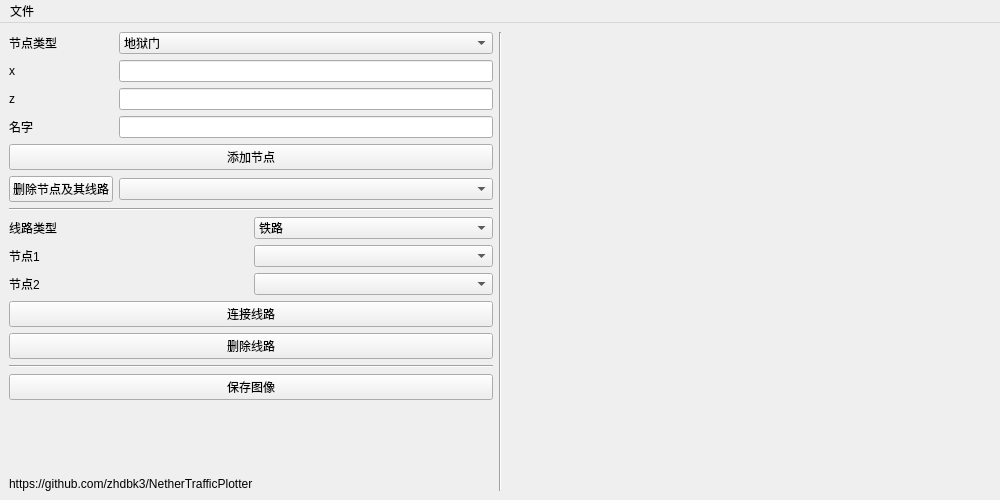
<?xml version="1.0" encoding="UTF-8"?>
<ui version="4.0">
 <class>MainWindow</class>
 <widget class="QMainWindow" name="MainWindow">
  <property name="geometry">
   <rect>
    <x>0</x>
    <y>0</y>
    <width>1000</width>
    <height>500</height>
   </rect>
  </property>
  <property name="windowTitle">
   <string>地狱交通绘图器</string>
  </property>
  <widget class="QWidget" name="centralwidget">
   <layout class="QGridLayout" name="gridLayout_4">
    <item row="0" column="0">
     <layout class="QGridLayout" name="gridLayout_3">
      <item row="2" column="0">
       <layout class="QGridLayout" name="gridLayout_2">
        <item row="0" column="0">
         <widget class="QLabel" name="label_5">
          <property name="text">
           <string>线路类型</string>
          </property>
         </widget>
        </item>
        <item row="0" column="1">
         <widget class="QComboBox" name="comboBox_way_type">
          <item>
           <property name="text">
            <string>铁路</string>
           </property>
          </item>
          <item>
           <property name="text">
            <string>冰道</string>
           </property>
          </item>
         </widget>
        </item>
        <item row="1" column="0">
         <widget class="QLabel" name="label_6">
          <property name="text">
           <string>节点1</string>
          </property>
         </widget>
        </item>
        <item row="1" column="1">
         <widget class="QComboBox" name="comboBox_node1"/>
        </item>
        <item row="2" column="0">
         <widget class="QLabel" name="label_7">
          <property name="text">
           <string>节点2</string>
          </property>
         </widget>
        </item>
        <item row="2" column="1">
         <widget class="QComboBox" name="comboBox_node2"/>
        </item>
        <item row="3" column="0" colspan="2">
         <widget class="QPushButton" name="pushButton_add_way">
          <property name="text">
           <string>连接线路</string>
          </property>
         </widget>
        </item>
        <item row="4" column="0" colspan="2">
         <widget class="QPushButton" name="pushButton_remove_way">
          <property name="text">
           <string>删除线路</string>
          </property>
         </widget>
        </item>
       </layout>
      </item>
      <item row="5" column="0">
       <spacer name="verticalSpacer">
        <property name="orientation">
         <enum>Qt::Vertical</enum>
        </property>
        <property name="sizeHint" stdset="0">
         <size>
          <width>20</width>
          <height>40</height>
         </size>
        </property>
       </spacer>
      </item>
      <item row="1" column="0">
       <widget class="Line" name="line">
        <property name="orientation">
         <enum>Qt::Horizontal</enum>
        </property>
       </widget>
      </item>
      <item row="3" column="0">
       <widget class="Line" name="line_3">
        <property name="orientation">
         <enum>Qt::Horizontal</enum>
        </property>
       </widget>
      </item>
      <item row="0" column="0">
       <layout class="QGridLayout" name="gridLayout">
        <item row="0" column="0">
         <widget class="QLabel" name="label">
          <property name="text">
           <string>节点类型</string>
          </property>
         </widget>
        </item>
        <item row="0" column="1">
         <widget class="QComboBox" name="comboBox_node_type">
          <item>
           <property name="text">
            <string>地狱门</string>
           </property>
          </item>
          <item>
           <property name="text">
            <string>分叉点</string>
           </property>
          </item>
         </widget>
        </item>
        <item row="1" column="0">
         <widget class="QLabel" name="label_2">
          <property name="text">
           <string>x</string>
          </property>
         </widget>
        </item>
        <item row="1" column="1">
         <widget class="QLineEdit" name="lineEdit_x"/>
        </item>
        <item row="2" column="0">
         <widget class="QLabel" name="label_3">
          <property name="text">
           <string>z</string>
          </property>
         </widget>
        </item>
        <item row="2" column="1">
         <widget class="QLineEdit" name="lineEdit_z"/>
        </item>
        <item row="3" column="0">
         <widget class="QLabel" name="label_4">
          <property name="text">
           <string>名字</string>
          </property>
         </widget>
        </item>
        <item row="3" column="1">
         <widget class="QLineEdit" name="lineEdit_name"/>
        </item>
        <item row="4" column="0" colspan="2">
         <widget class="QPushButton" name="pushButton_add_node">
          <property name="text">
           <string>添加节点</string>
          </property>
         </widget>
        </item>
        <item row="5" column="0">
         <widget class="QPushButton" name="pushButton_remove_node">
          <property name="text">
           <string>删除节点及其线路</string>
          </property>
         </widget>
        </item>
        <item row="5" column="1">
         <widget class="QComboBox" name="comboBox_node_to_remove"/>
        </item>
       </layout>
      </item>
      <item row="6" column="0">
       <widget class="QLabel" name="label_8">
        <property name="text">
         <string>https://github.com/zhdbk3/NetherTrafficPlotter</string>
        </property>
       </widget>
      </item>
      <item row="4" column="0">
       <widget class="QPushButton" name="pushButton_save_img">
        <property name="text">
         <string>保存图像</string>
        </property>
       </widget>
      </item>
     </layout>
    </item>
    <item row="0" column="1">
     <widget class="Line" name="line_2">
      <property name="orientation">
       <enum>Qt::Vertical</enum>
      </property>
     </widget>
    </item>
    <item row="0" column="2">
     <widget class="NetherTrafficFigure" name="figure" native="true">
      <property name="sizePolicy">
       <sizepolicy hsizetype="Expanding" vsizetype="Preferred">
        <horstretch>0</horstretch>
        <verstretch>0</verstretch>
       </sizepolicy>
      </property>
     </widget>
    </item>
   </layout>
  </widget>
  <widget class="QMenuBar" name="menubar">
   <property name="geometry">
    <rect>
     <x>0</x>
     <y>0</y>
     <width>1000</width>
     <height>23</height>
    </rect>
   </property>
   <widget class="QMenu" name="menu_file">
    <property name="title">
     <string>文件</string>
    </property>
    <addaction name="action_save"/>
    <addaction name="action_open"/>
   </widget>
   <addaction name="menu_file"/>
  </widget>
  <action name="action_save">
   <property name="text">
    <string>保存</string>
   </property>
  </action>
  <action name="action_open">
   <property name="text">
    <string>打开</string>
   </property>
  </action>
 </widget>
 <customwidgets>
  <customwidget>
   <class>NetherTrafficFigure</class>
   <extends>QWidget</extends>
   <header>FigureCanvas</header>
   <container>1</container>
  </customwidget>
 </customwidgets>
 <resources/>
 <connections/>
</ui>
